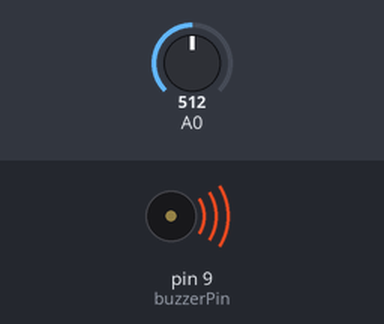
Bench run of a sketch on a simulated Arduino Uno, built with avr-gcc and run on an emulated ATmega328P. Parts: buzzer (waves = sounding). The inputs (shaded band) are chosen by the test bench; at power-on: A0 = 512.

Above: at 1.25 s.
1.3 s: A0 set to 416
4.3 s: A0 set to 388
At 4.9 s:
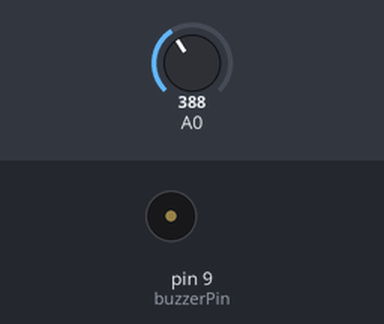
5.8 s: A0 set to 410
At 5.95 s:
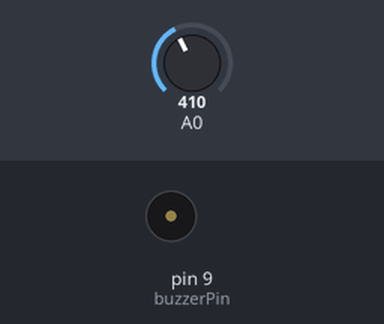
8.8 s: A0 set to 390
Timing chart, 0 to 11.3 s (numbered marks = the images above; inputs shaded):
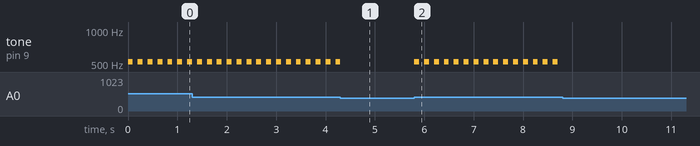

The sketch:

gaz_alarm_.ino
```cpp
int esikDegeri = 400;
int buzzerPin = 9;
int deger;
int C =523;
void setup() {
  pinMode(buzzerPin, OUTPUT);
}

void loop() {
  deger = analogRead(A0);
 if (deger > esikDegeri) {
   tone(buzzerPin, C );
    delay(100);
    noTone(buzzerPin);
    delay(100);
 } else {
  noTone(buzzerPin);
 }
}
```

Measured:
- the behaviour switches between 401 and 400 on A0 (found by bisection; images 0 and 1)
- after the input at 4.3 s, tone on pin 9 (buzzerPin): goes on until 4.3 s, then stays silent
- after the input at 5.8 s, tone on pin 9 (buzzerPin): alternates 523 Hz for 0.10 s and silent for 0.10 s, starting at once
- after the input at 8.8 s, tone on pin 9 (buzzerPin): stops changing and stays silent
- by itself, tone on pin 9 (buzzerPin): alternates 523 Hz for 0.10 s and silent for 0.10 s
